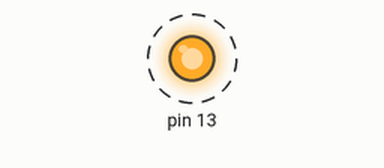
This sketch was run on a simulated Arduino Uno, built with avr-gcc and run on an emulated ATmega328P. Parts: output pins drawn as LEDs (lit = HIGH). Dashed ring = blinking.

Above: at 0.6 s.
Timing chart, 0 to 5.8 s (numbered marks = the images above):
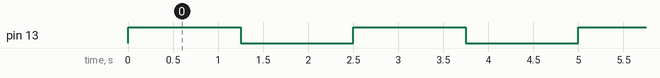

The sketch:

Blink.ino
```cpp
int a = 1250;

void setup() {
  pinMode(13,OUTPUT);

}

void loop() {
  digitalWrite(13,HIGH);
  delay(a);
  digitalWrite(13,LOW);
  delay(a);
}
```

Measured:
- by itself, pin 13: alternates HIGH for 1.3 s and LOW for 1.3 s
